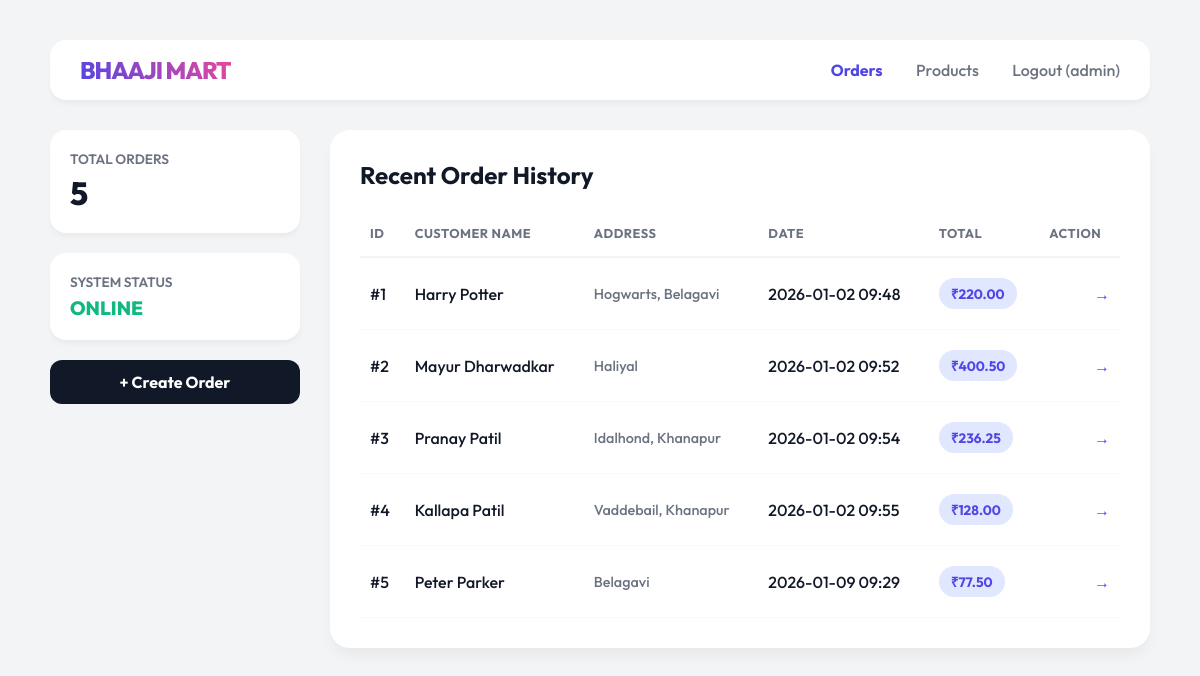
The page / (signed in) on the database its author committed.
### tables this page shows
CREATE TABLE users (
        id INTEGER PRIMARY KEY AUTOINCREMENT,
        username TEXT NOT NULL UNIQUE,
        password_hash TEXT NOT NULL,
        role TEXT NOT NULL CHECK(role IN ('admin', 'customer'))
    );

CREATE TABLE orders (
        order_id INTEGER PRIMARY KEY AUTOINCREMENT,
        customer_name TEXT,
        customer_address TEXT,
        order_date TEXT,
        total_amount REAL
    );

### backend/app.py (the view)
@app.route("/")
@login_required
def index():
    orders = get_all_orders()
    return render_template("index.html", orders=orders)

### backend/app.py (called while the page is built)
@login_manager.user_loader
def load_user(user_id):
    conn = get_connection()
    user_data = conn.execute("SELECT * FROM users WHERE id = ?", (user_id,)).fetchone()
    conn.close()
    if user_data:
        return User(user_data['id'], user_data['username'], user_data['password_hash'], user_data['role'])
    return None

### backend/db.py (called while the page is built)
def get_connection():
    conn = sqlite3.connect(DB_NAME)
    conn.row_factory = sqlite3.Row
    return conn

### backend/orders.py (called while the page is built)
def get_all_orders():
    conn = get_connection()
    orders = conn.execute("SELECT * FROM orders").fetchall()
    conn.close()
    return orders

### templates/index.html
{% extends "base.html" %}
{% block content %}
<div class="dashboard-grid">
    <div class="sidebar">
        <div class="stat-card">
            <div class="stat-label">Total Orders</div>
            <div class="stat-val">{{ orders|length }}</div>
        </div>
        <div class="stat-card">
            <div class="stat-label">System Status</div>
            <div class="stat-val" style="color: #10b981; font-size: 1.2em;">ONLINE</div>
        </div>
        <a href="/new_order" class="btn btn-block">+ Create Order</a>
    </div>
    <div class="main-content">
        <h2 class="page-title">Recent Order History</h2>
        {% if orders %}
        <table>
            <thead>
                <tr>
                    <th>ID</th>
                    <th>Customer Name</th>
                    <th>Address</th>
                    <th>Date</th>
                    <th>Total</th>
                    <th>Action</th>
                </tr>
            </thead>
            <tbody>
                {% for order in orders %}
                <tr onclick="window.location='/order/{{ order.order_id }}'" style="cursor: pointer;">
                    <td>#{{ order.order_id }}</td>
                    <td>{{ order.customer_name }}</td>
                    <td
                        style="font-size: 0.9em; color: var(--text-sub); max-width: 200px; overflow: hidden; text-overflow: ellipsis; white-space: nowrap;">
                        {{ order.customer_address }}</td>
                    <td>{{ order.order_date }}</td>
                    <td><span class="tag">₹{{ "%.2f"|format(order.total_amount) }}</span></td>
                    <td style="text-align: right;">
                        <span style="color: var(--primary);">→</span>
                    </td>
                </tr>
                {% endfor %}
            </tbody>
        </table>
        {% else %}
        <div style="text-align: center; padding: 40px; color: var(--text-sub);">
            <p>No orders currently in the system.</p>
        </div>
        {% endif %}
    </div>
</div>
{% endblock %}

### templates/base.html (shortened to what this page needs)
<!DOCTYPE html>
<html lang="en">
<head>
    <link rel="stylesheet" href="{{ url_for('static', filename='style.css') }}">
</head>
<body>
    <div class="container">
        <div class="top-bar">
            <a href="/" class="logo">Bhaaji Mart</a>
            <div class="nav">
                {% if current_user.is_authenticated %}
                <a href="/"
                    class="{% if request.path == '/' or request.path.startswith('/order/') %}active{% endif %}">Orders</a>
                {% if current_user.role == 'admin' %}
                <a href="/products"
                    class="{% if request.path == '/products' or request.path.startswith('/edit_product') %}active{% endif %}">Products</a>
                {% endif %}
                <a href="/logout">Logout ({{ current_user.username }})</a>
                {% else %}
                <a href="/login" class="{% if request.path == '/login' %}active{% endif %}">Login</a>
                {% endif %}
            </div>
        </div>
        {% block content %}{% endblock %}
    </div>
</body>
</html>

### static/style.css (style rules this page uses)
:root { --bg-color: #f3f4f6; --surface: #ffffff; --primary: #4f46e5; --accent: #ec4899; --text-main: #111827; --text-sub: #6b7280; --border-light: #f9fafb; --input-bg: #f9fafb; --danger: #ef4444; }
body { background-color: var(--bg-color); color: var(--text-main); font-family: 'Outfit', sans-serif; margin: 0; padding: 40px; min-height: 100vh; }
.container { max-width: 1100px; margin: 0 auto; }
.top-bar { display: flex; justify-content: space-between; align-items: center; margin-bottom: 30px; background: var(--surface); padding: 15px 30px; border-radius: 16px; box-shadow: 0 4px 6px -1px rgba(0, 0, 0, 0.05); }
.logo { font-weight: 800; font-size: 1.5em; background: linear-gradient(45deg, var(--primary), var(--accent)); -webkit-background-clip: text; background-clip: text; -webkit-text-fill-color: transparent; text-transform: uppercase; letter-spacing: -1px; text-decoration: none; display: block; }
.nav a { text-decoration: none; color: var(--text-sub); font-weight: 500; margin-left: 30px; transition: 0.2s; }
.nav a.active { color: var(--primary); font-weight: 700; }
.dashboard-grid { display: grid; grid-template-columns: 250px 1fr; gap: 30px; }
.sidebar { display: flex; flex-direction: column; gap: 20px; }
.main-content { background: var(--surface); border-radius: 20px; padding: 30px; box-shadow: 0 10px 15px -3px rgba(0, 0, 0, 0.05); }
.stat-card { background: var(--surface); padding: 20px; border-radius: 16px; box-shadow: 0 4px 6px -1px rgba(0, 0, 0, 0.05); }
.stat-label { color: var(--text-sub); font-size: 0.85em; font-weight: 600; text-transform: uppercase; }
.stat-val { font-size: 2em; font-weight: 800; margin-top: 5px; color: var(--text-main); }
table { width: 100%; border-collapse: collapse; }
th { text-align: left; padding: 15px 10px; color: var(--text-sub); font-size: 0.8em; text-transform: uppercase; letter-spacing: 0.5px; border-bottom: 2px solid #f3f4f6; }
td { padding: 20px 10px; border-bottom: 1px solid #f9fafb; font-weight: 500; }
.tag { background: #e0e7ff; color: var(--primary); padding: 6px 12px; border-radius: 20px; font-size: 0.85em; font-weight: 700; display: inline-block; }
.btn { display: inline-block; background: var(--text-main); color: #fff; border: none; padding: 12px 24px; border-radius: 12px; font-weight: 700; font-family: 'Outfit', sans-serif; font-size: 1em; cursor: pointer; text-decoration: none; text-align: center; transition: 0.2s; }
.btn-block { display: block; width: 100%; box-sizing: border-box; }
.page-title { margin-top: 0; margin-bottom: 20px; }

### rows shown on the page
users: username "admin"
orders: order_id "1", customer_name "Harry Potter", customer_address "Hogwarts, Belagavi", order_date "2026-01-02 09:48", total_amount "220.00"
orders: order_id "2", customer_name "Mayur Dharwadkar", customer_address "Haliyal", order_date "2026-01-02 09:52", total_amount "400.50"
orders: order_id "3", customer_name "Pranay Patil", customer_address "Idalhond, Khanapur", order_date "2026-01-02 09:54", total_amount "236.25"
orders: order_id "4", customer_name "Kallapa Patil", customer_address "Vaddebail, Khanapur", order_date "2026-01-02 09:55", total_amount "128.00"
orders: order_id "5", customer_name "Peter Parker", customer_address "Belagavi", order_date "2026-01-09 09:29", total_amount "77.50"

### other values the page prints
{{ orders|length }} "5"
